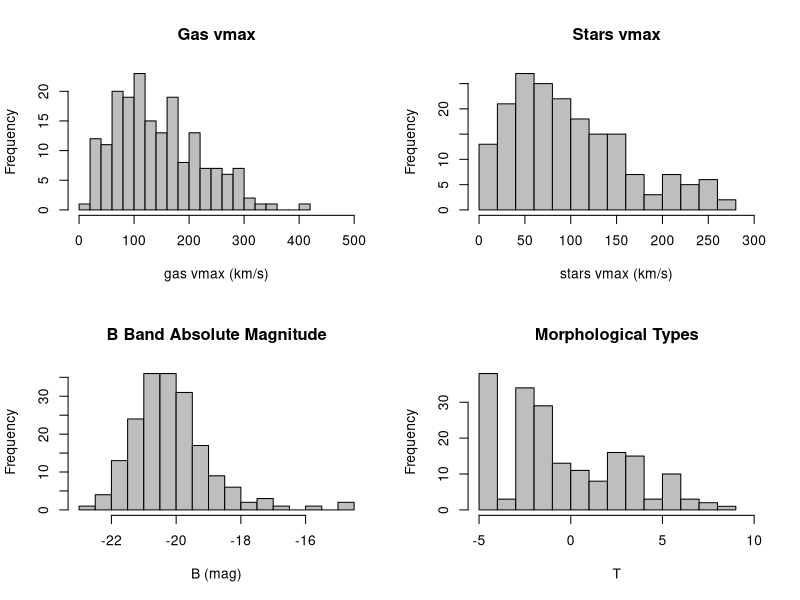
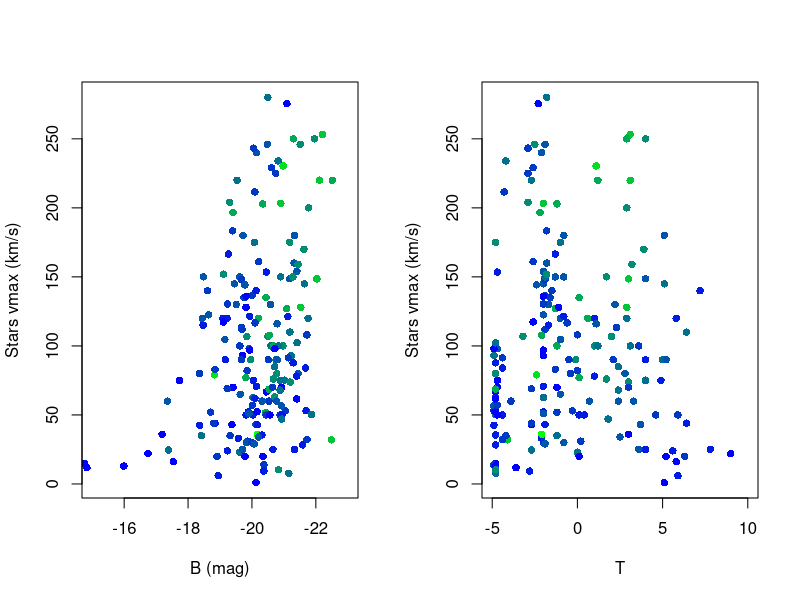
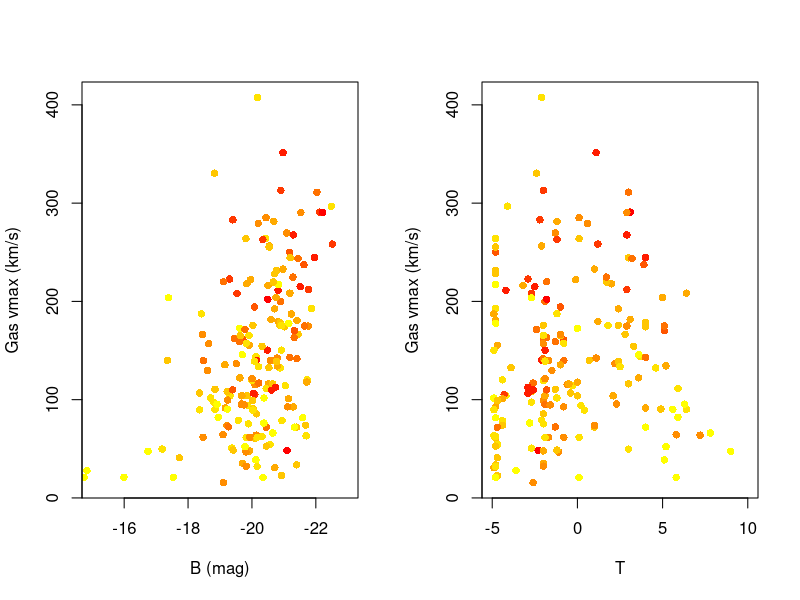
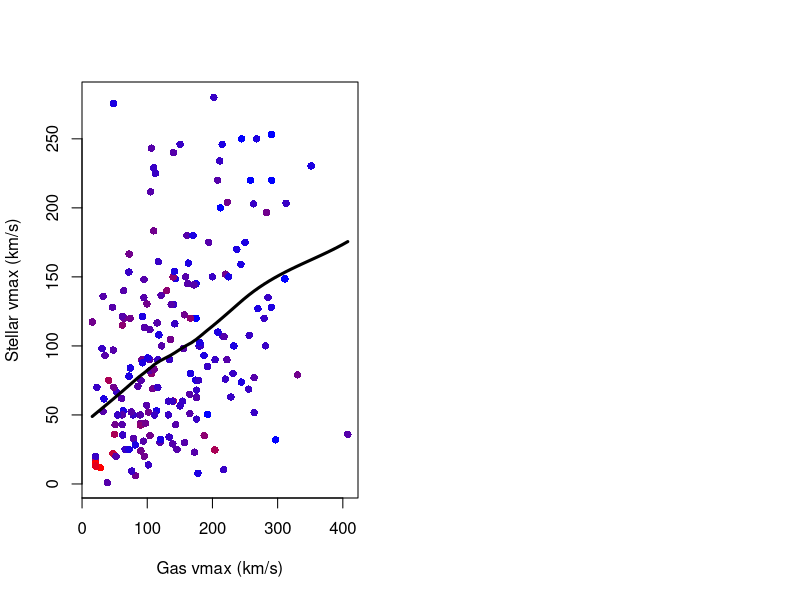

Reproduce these figures in R, in order.
## ---- chunk 1
data=read.csv("HyperLeda_data.txt", header=TRUE, sep=',')
## ---- chunk 2
par(mfrow=c(2,2))

with(data,hist(vmaxg, breaks=15, main='Gas vmax', col='grey', xlim = c(0,500), xlab = 'gas vmax (km/s)'))

with(data,hist(vmaxs, breaks=15, main='Stars vmax', col='grey', xlim = c(0,300), xlab = 'stars vmax (km/s)'))

with(data,hist(mabs, breaks=15, main='B Band Absolute Magnitude', col='grey', xlab = 'B (mag)'))

with(data,hist(t, breaks=15, main='Morphological Types', col='grey', xlim = c(-5,10), xlab = 'T'))

## ---- chunk 3
par(mfrow=c(1,2))

rbPal <- colorRampPalette(c('blue','green'))
data$Col <- rbPal(10)[as.numeric(cut(data$vmaxg,breaks = 10))]

with(data,plot(mabs, vmaxs, col=data$Col, xlim = c(-15,-23), cex=1, pch=16, xlab = 'B (mag)', ylab = 'Stars vmax (km/s)'))

with(data,plot(t, vmaxs, col=data$Col, xlim = c(-5,10), cex=1, pch=16, xlab = 'T', ylab = 'Stars vmax (km/s)'))

## ---- chunk 4
cor.test(data$vmaxs, data$mabs, method=c("pearson"))
cor.test(data$vmaxs, data$t, method=c("pearson"))
## ---- chunk 5
par(mfrow=c(1,2))

rbPal <- colorRampPalette(c('yellow','red'))
data$Col <- rbPal(10)[as.numeric(cut(data$vmaxs,breaks = 10))]

with(data,plot(mabs, vmaxg, col=data$Col, xlim = c(-15,-23), cex=1, pch=16, xlab = 'B (mag)', ylab = 'Gas vmax (km/s)'))

with(data,plot(t, vmaxg, col=data$Col, cex=1, xlim = c(-5,10), pch=16, xlab = 'T', ylab = 'Gas vmax (km/s)'))

## ---- chunk 6
cor.test(data$vmaxg, data$mabs, method=c("pearson"))
cor.test(data$vmaxg, data$t, method=c("pearson"))
## ---- chunk 7

rbPal <- colorRampPalette(c('blue','red'))
data$Col <- rbPal(10)[as.numeric(cut(data$mabs,breaks = 10))]

with(data,scatter.smooth(vmaxg, vmaxs, col=data$Col, cex=1, pch=16, xlab = 'Gas vmax (km/s)', ylab = 'Stellar vmax (km/s)', lpars =list(col = "black", lwd = 3)))

cor.test(data$vmaxs, data$vmaxg, method=c("pearson"))

